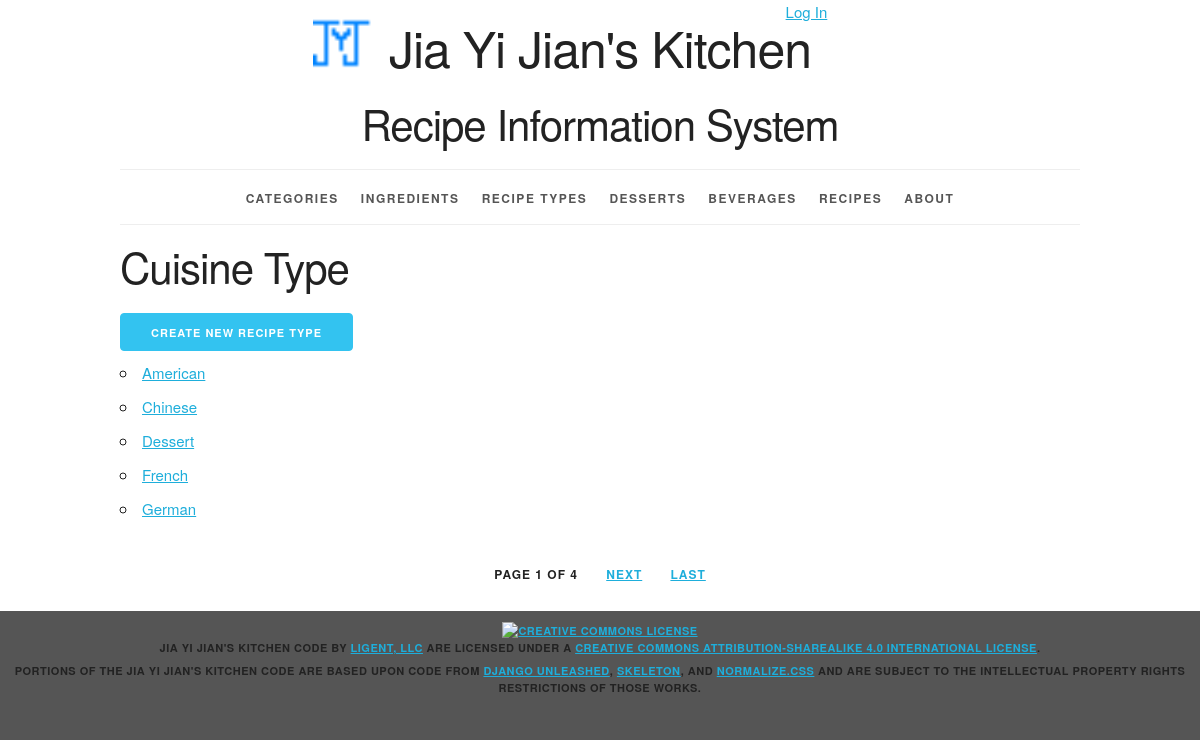
Page /recipe_types/ on the earlier database version.
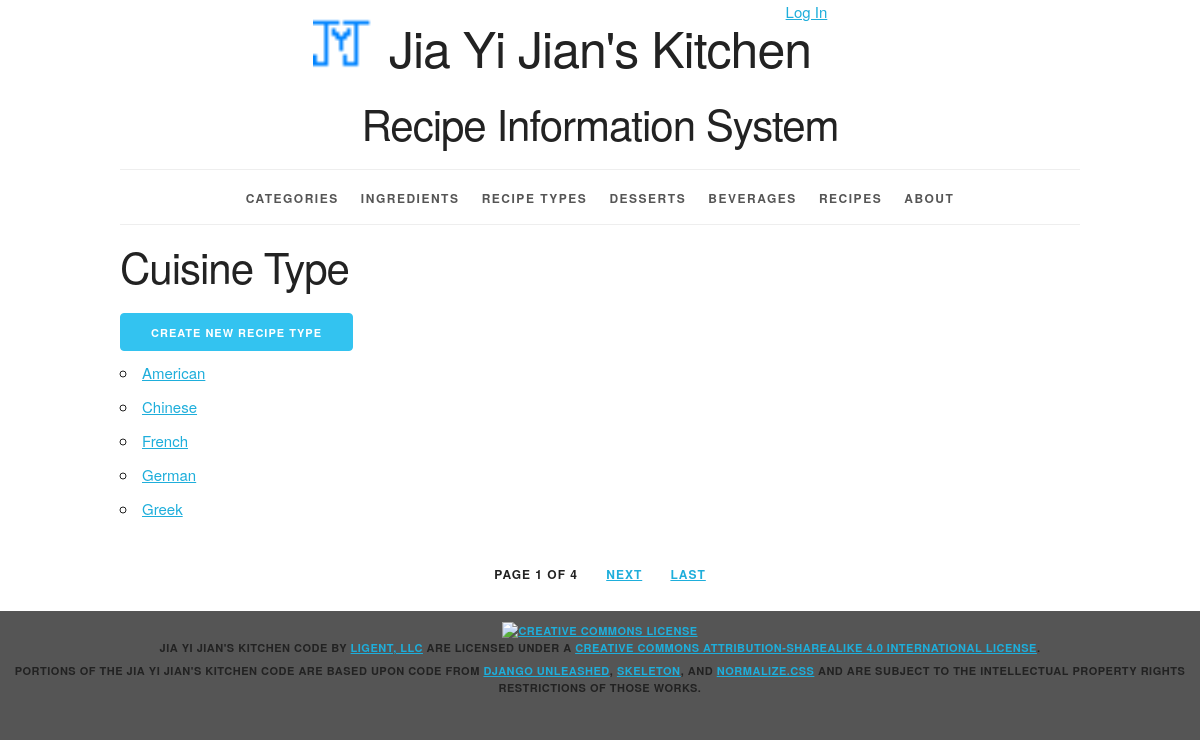
Same page on the later database version.
### recipeinfo/models.py (models this page shows, shortened)
class Recipe_Type(models.Model):
    recipe_type_id = models.AutoField(primary_key=True)
    recipe_type_name = models.CharField(max_length=45)
    def __str__(self):
        return '%s' % self.recipe_type_name
    def get_absolute_url(self):
        return reverse('recipeinfo_recipe_type_detail_urlpattern', kwargs={'pk': self.pk})
    class Meta:
        ordering = ['recipe_type_name']

### recipeinfo/views.py (the view)
class Recipe_TypeList(PageLinksMixin, ListView):
    paginate_by = 5
    model = Recipe_Type

### recipeinfo/utils.py (called while the page is built)
    def _page_urls(self, page_number):
        return "?{pkw}={n}".format(
            pkw=self.page_kwarg,
            n=page_number)

    def first_page(self, page):
        if page.number > 1:
            return self._page_urls(1)
        return None

    def previous_page(self, page):
        if (page.has_previous()
                and page.number > 2):
            return self._page_urls(
                page.previous_page_number())
        return None

    def next_page(self, page):
        last_page = page.paginator.num_pages
        if (page.has_next()
                and page.number < last_page - 1):
            return self._page_urls(
                page.next_page_number())
        return None

    def last_page(self, page):
        last_page = page.paginator.num_pages
        if page.number < last_page:
            return self._page_urls(last_page)
        return None

### recipeinfo/templates/recipeinfo/recipe_type_list.html (shortened to what this page needs)
{% extends 'recipeinfo/base.html' %}
{% block content %}
<h2>Cuisine Type</h2>
    <div>
         <a href="{% url 'recipeinfo_recipe_type_create_urlpattern' %}"
         class="button button-primary">Create New Recipe Type</a>
    </div>
<ul>
    {% for recipe_type in recipe_type_list %}
        <li>
        <a href="{{ recipe_type.get_absolute_url }}">{{ recipe_type }}</a>
        </li>
    {% empty %}
        <li><em>There are currently no cuisine type in the list.</em></li>
    {% endfor %}
</ul>
{% endblock %}

Differences in the rows shown:
removed Recipe_Type: recipe_type_name "Dessert"
now on this page (row unchanged): Recipe_Type: recipe_type_name "Greek"
